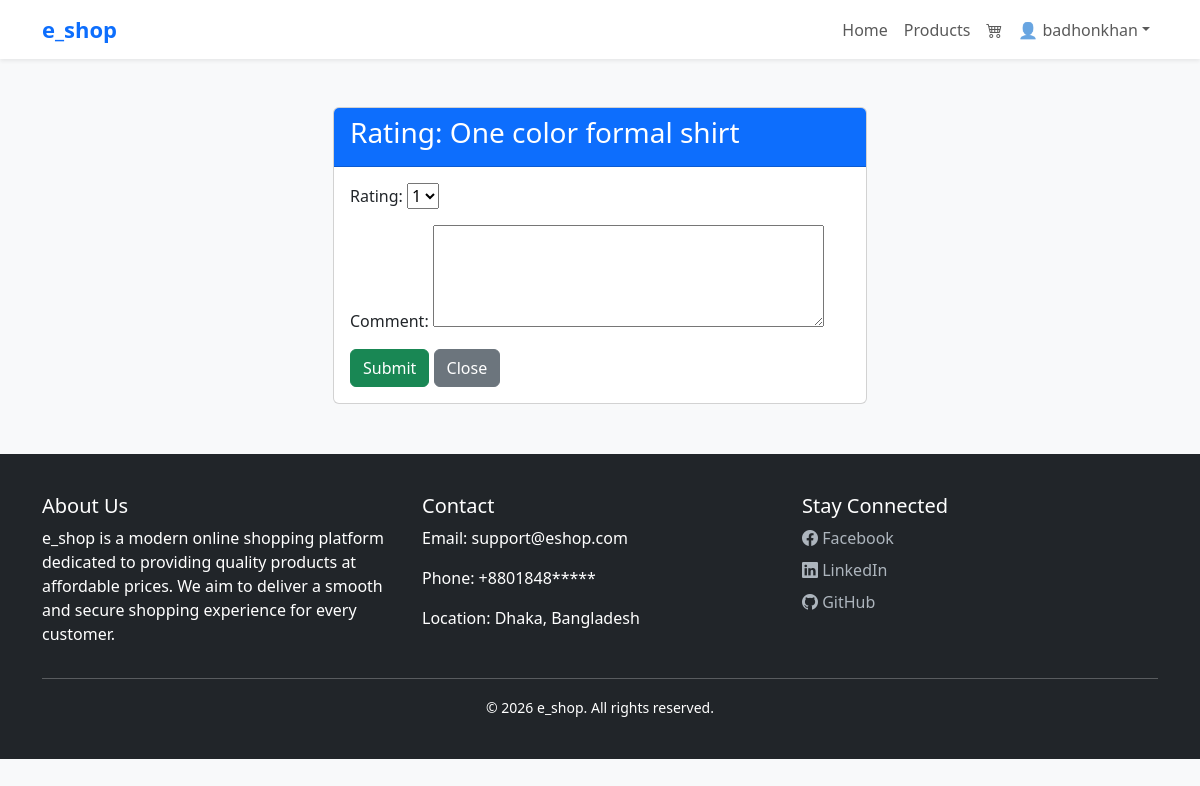
/rate/3/ (signed in), run on an earlier commit of the app's database.
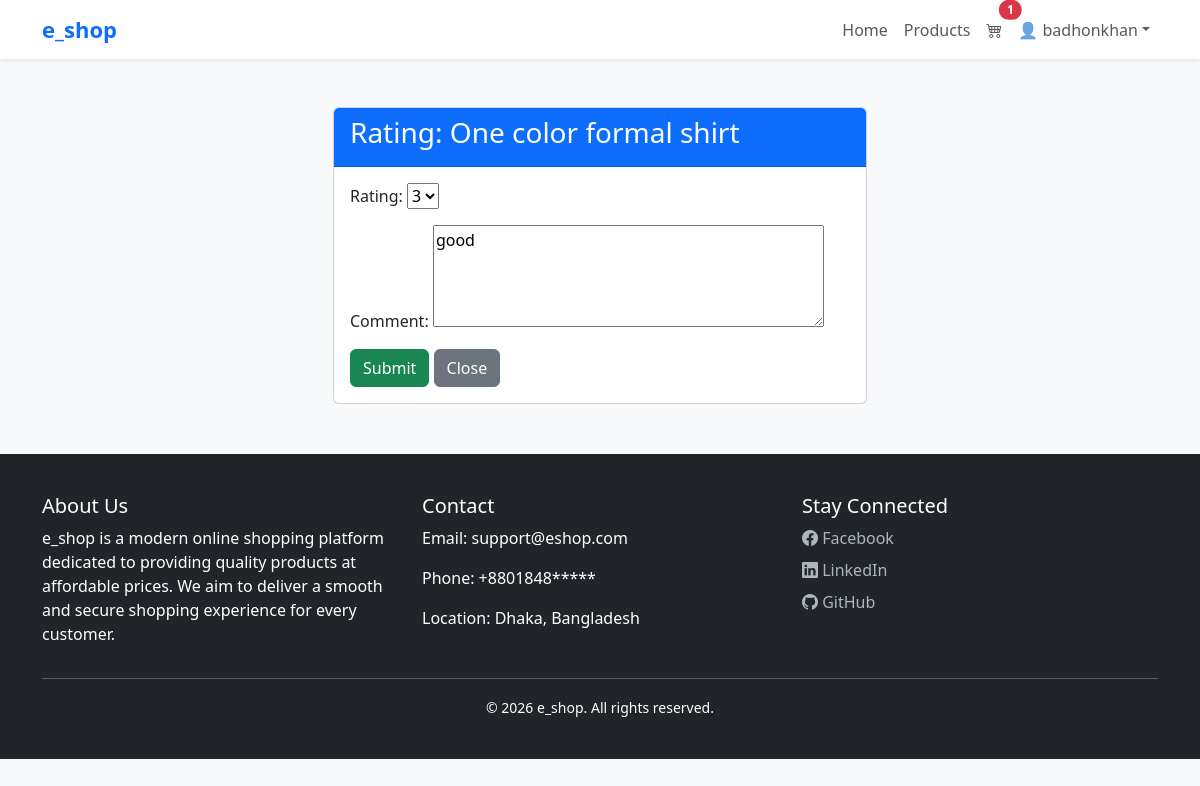
And on a later commit of the database.
### e_shop/models.py (models this page shows, shortened)
class User(AbstractUser):
    username = models.CharField(max_length=100,unique=True)
    email = models.EmailField(unique=True)
    phone = models.CharField(max_length=15, blank=True,null=True)
    USERNAME_FIELD = 'email'
    REQUIRED_FIELDS = []

class Product(models.Model):
    name = models.CharField(max_length=200)
    slug = models.SlugField(max_length=200,unique=True)
    category= models.ForeignKey(Category,on_delete=models.CASCADE,related_name='products')
    description = models.TextField()
    price = models.DecimalField(max_digits=10,decimal_places=2)
    stock = models.PositiveBigIntegerField(default=1)
    available = models.BooleanField(default=True)
    created = models.DateTimeField(auto_now_add= True)
    updated = models.DateTimeField(auto_now=True)
    image = models.ImageField(upload_to='products/%Y/%m/%d')

class Rating(models.Model):
    product = models.ForeignKey(Product,on_delete=models.CASCADE, related_name='ratings')
    user = models.ForeignKey(User,on_delete=models.CASCADE)
    rating = models.PositiveSmallIntegerField(validators=[MinValueValidator(1), MaxValueValidator(5)])
    comment = models.TextField()
    created = models.DateTimeField(auto_now_add=True)
    class Meta:
        unique_together = ('product', 'user')

### e_shop/views.py (the view)
# urls.py: path('rate/<int:product_id>/', views.rate_product, name='rate_product'),
@login_required(login_url='/login/')
def rate_product(request,product_id):
    product = get_object_or_404(Product, id=product_id)
    ordered_items = OrderItem.objects.filter(
        order__user=request.user,
        order__paid=True,
        product=product
    )
    if not ordered_items.exists():
        messages.warning(request,"You can only rate products you have purched!")
        return redirect('e_shop:product_detail', slug=product.slug)
    try:
        rating = Rating.objects.filter(product=product, user=request.user).first()
    except Rating.DoesNotExist:
        rating = None
    if request.method == 'POST':
        form = RatingForm(request.POST, instance = rating)
        if form.is_valid():
            rating = form.save(commit=False)
            rating.product = product
            rating.user = request.user
            rating.save()
            return redirect('e_shop:product_detail', slug=product.slug)
    else:
        form = RatingForm(instance=rating)
    return render(request,'e_shop/rate_product.html',{
        'form': form,
        'product': product
    })

### e_shop/forms.py
class RatingForm(forms.ModelForm):
    class Meta:
        model = Rating
        fields = ['rating', 'comment']
        widgets = {
            'rating' : forms.Select(choices=[(i,i) for i in range(1,6)]),
            'comment': forms.Textarea(attrs={'rows':4})
        }

### e_shop/context_processors.py (called while the page is built)
def cart_items_count(request):
    if request.user.is_authenticated:
        try:
            cart = Cart.objects.get(user=request.user)
            return {'cart_items_count': cart.get_total_items()}
        except Cart.DoesNotExist:
            return{'cart_items_count': 0}
    return {'cart_items_count': 0}

### e_shop/models.py (called while the page is built)
    def get_total_items(self):
        return sum(item.quantity for item in self.items.all())

### templates/e_shop/rate_product.html (shortened to what this page needs)
{% extends 'base.html' %}
{% block content %}
<div class="container mt-5">
    <div class="row justify-content-center">
        <div class="col-md-6">
            <div class="card">
                <div class="card-header bg-primary text-white">
                    <h3>Rating: {{ product.name }}</h3>
                </div>
                <div class="card-body">
                    <form method="POST">
                        <div class="mb-3">
                            {{ form.rating.label_tag }}
                            {{ form.rating }}
                        </div>
                        <div class="mb-3">
                            {{ form.comment.label_tag }}
                            {{ form.comment }}
                        </div>
                        <button type="submit" class="btn btn-success">Submit</button>
                        <a href="{% url 'e_shop:product_detail' slug=product.slug %}" class="btn btn-secondary">Close</a>
                    </form>
                </div>
            </div>
        </div>
    </div>
</div>
{% endblock %}

### templates/base.html (shortened to what this page needs)
{% load static %}
<!DOCTYPE html>
<html lang="en">
  <head>
    <link href="https://cdn.jsdelivr.net/npm/bootstrap@5.3.3/dist/css/bootstrap.min.css" rel="stylesheet" />
    <link rel="stylesheet" href="https://cdn.jsdelivr.net/npm/bootstrap-icons@1.11.3/font/bootstrap-icons.min.css" />
    <link rel="stylesheet" href="https://cdnjs.cloudflare.com/ajax/libs/font-awesome/6.5.0/css/all.min.css" />
  </head>
  <body>
    <nav class="navbar navbar-expand-lg navbar-light bg-white shadow-sm">
      <div class="container">
        <a class="navbar-brand logo" href="{% url 'e_shop:home' %}">e_shop</a>
        <div class="collapse navbar-collapse" id="navbarNav">
          <ul class="navbar-nav ms-auto">
            <li class="nav-item">
              <a class="nav-link {% if request.path == '/' %}active{% endif %}" href="{% url 'e_shop:home' %}">Home</a>
            </li>
            <li class="nav-item">
              <a class="nav-link {% if '/product' in request.path %}active{% endif %}" href="{% url 'e_shop:product_list' %}">Products</a>
            </li>
            <li class="nav-item">
              <a class="nav-link position-relative {% if '/cart' in request.path %}active{% endif %}" href="{% url 'e_shop:cart_detail' %}">
                <i class="bi bi-cart4"></i>{% if cart_items_count > 0 %}
                  <span class="position-absolute top-0 start-100 translate-middle badge rounded-pill bg-danger">{{ cart_items_count }}</span>
                {% endif %}
              </a>
            </li>
            {% if user.is_authenticated %}
              <li class="nav-item dropdown">
                <a class="nav-link dropdown-toggle" href="#" role="button" data-bs-toggle="dropdown">👤 {{ user.username }}</a>
              </li>
            {% endif %}
          </ul>
        </div>
      </div>
    </nav>
    <div class="container mt-4">
      {% block content %}
      {% endblock %}
    </div>
    <footer>
      <div class="container">
        <div class="row">
          <div class="col-md-4">
            <h5>About Us</h5>
            <p>e_shop is a modern online shopping platform dedicated to providing quality products at affordable prices. We aim to deliver a smooth and secure shopping experience for every customer.</p>
          </div>
          <div class="col-md-4">
            <h5>Contact</h5>
            <p>Email: support@eshop.com</p>
            <p>Phone: +8801848*****</p>
            <p>Location: Dhaka, Bangladesh</p>
          </div>
          <div class="col-md-4">
            <h5>Stay Connected</h5>
            <a href="#" class="d-block mb-2"><i class="bi bi-facebook"></i> Facebook</a>
            <a href="#" class="d-block mb-2"><i class="bi bi-linkedin"></i> LinkedIn</a>
            <a href="#" class="d-block mb-2"><i class="bi bi-github"></i> GitHub</a>
          </div>
        </div>
        <hr class="bg-light" />
        <div class="text-center">
          <small>&copy; 2026 e_shop. All rights reserved.</small>
        </div>
      </div>
    </footer>
  </body>
</html>

### templates/base.html (style rules this page uses)
body { background-color: #f8f9fa; }
.logo { font-weight: bold; font-size: 22px; color: #0d6efd; }
footer { background: #212529; color: white; padding: 40px 0; margin-top: 50px; }
footer a { color: #adb5bd; text-decoration: none; }

What changed in the data, as far as the page shows it:
added Rating: rating "3", comment "good"
Also different on the page:
{{ cart_items_count }}: (not shown) → "1"
form field rating: "1" → (not shown)
